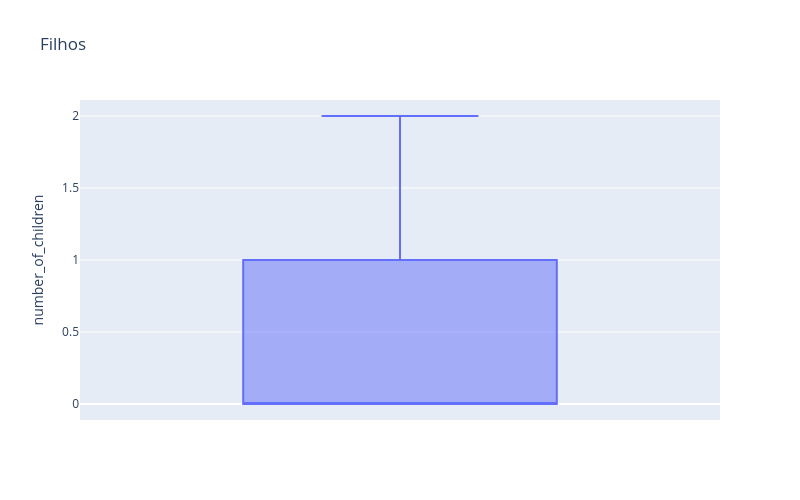

Notebook code cell kept with this figure:
### Code cell
fig = px.box(df, y='number_of_children', title='Filhos')
fig.update_layout(width=800, height=500)
fig.show()
df['number_of_children'].describe()

### Figure 1 — Plotly figure (JSON) as saved in the notebook; plotly's stock layout.template omitted (floating-point values rounded to 4 significant figures)
{"data": [{"alignmentgroup": "True", "hovertemplate": "number_of_children=%{y}<extra></extra>", "legendgroup": "", "marker": {"color": "#636efa"}, "name": "", "notched": false, "offsetgroup": "", "orientation": "v", "showlegend": false, "type": "box", "x0": " ", "xaxis": "x", "y": [0, 2, 1, 0, 0, 0, 0, 2, 0, 1, 0, 0, 0, 2, 0, 1, 0, 0, 0, 2, 0, 1, 0, 0, 0, 2, 0, 1, 0, 2, 1, 0, 0, 0, 0, 2, 0, 1, 0, 0, 0, 2, 0, 1, 0, 0, 0, 2, 0, 1, 0, 0, 0, 2, 0, 1, 0, 2, 1, 0, 2, 1, 0, 0, 0, 0, 2, 0, 1, 0, 2, 0, 1, 0, 2, 0, 0, 0, 0, 2, 0, 1, 0, 2, 0, 0, 0, 0, 2, 0, 1, 0, 2, 0, 1, 0, 0, 1, 0, 0, 1, 0, 1, 0, 2, 1, 0, 1, 0, 0, 0, 2, 0, 1, 0], "y0": " ", "yaxis": "y"}], "layout": {"boxmode": "group", "height": 500, "legend": {"tracegroupgap": 0}, "title": {"text": "Filhos"}, "width": 800, "xaxis": {"anchor": "y", "domain": [0, 1]}, "yaxis": {"anchor": "x", "domain": [0, 1], "title": {"text": "number_of_children"}}}}
